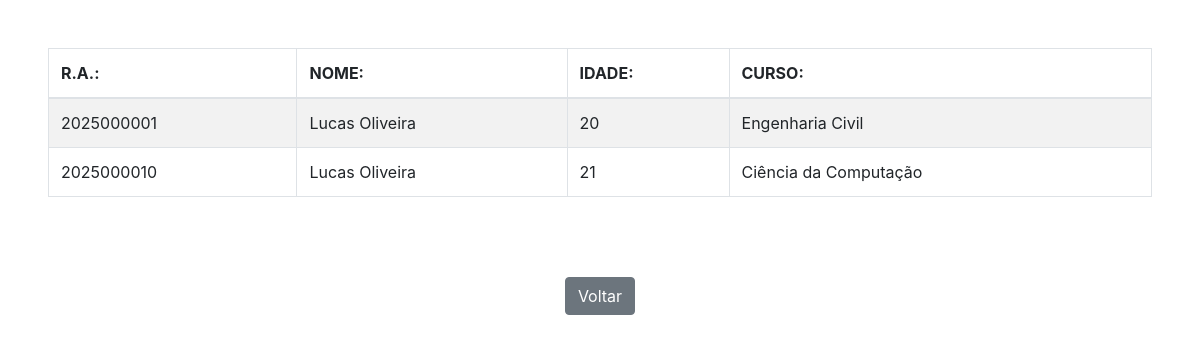
Screenshot of /Pesquisa_Alunos/pesquisa.php?nome=Lucas Oliveira with the database file from the repository.
### tables this page shows
CREATE TABLE `alunos` (
  `ra` int(11) NOT NULL,
  `nome` varchar(100) NOT NULL,
  `idade` int(11) NOT NULL,
  `curso` varchar(100) NOT NULL
);

### Pesquisa_Alunos/pesquisa.php (the view, shortened to what this page needs)
<!DOCTYPE html>
<html lang="pt-br">
<head>
    <link rel="stylesheet" href="https://stackpath.bootstrapcdn.com/bootstrap/4.5.2/css/bootstrap.min.css">
</head>
<body class="d-flex flex-column">
    <div class="d-flex justify-content-center align-items-center p-5 flex-grow-1">
        <table class="table table-bordered table-striped">
            <thead>
                <tr>
                    <th>R.A.:</th>
                    <th>NOME:</th>
                    <th>IDADE:</th>
                    <th>CURSO:</th>
                </tr>
            </thead>
            <tbody>
                <?php
                    $conexao = new mysqli("localhost", "root", "", "ite");
                    $nome = $_GET['nome'];
                    $sql = "SELECT * FROM alunos WHERE nome like '%$nome%'";
                    $pesquisa = $conexao->query($sql);
                    foreach($pesquisa as $linha)
                    {
                        echo "
                        <tr>
                            <td>" . $linha['ra'] . "</td>
                            <td>" . $linha['nome'] ."</td>
                            <td>" . $linha['idade'] ."</td>
                            <td>" . $linha['curso'] . "</td>
                        </tr>
                        ";
                    }
                ?>
            </tbody>
        </table>
    </div>
    <div class="d-flex justify-content-center mt-3 mb-5">
        <a href="index.html" class="btn btn-secondary">Voltar</a>
    </div>
</body>
</html>

### rows the page displays
alunos: ra "2025000001", nome "Lucas Oliveira", idade "20", curso "Engenharia Civil"
alunos: ra "2025000010", nome "Lucas Oliveira", idade "21", curso "Ciência da Computação"
